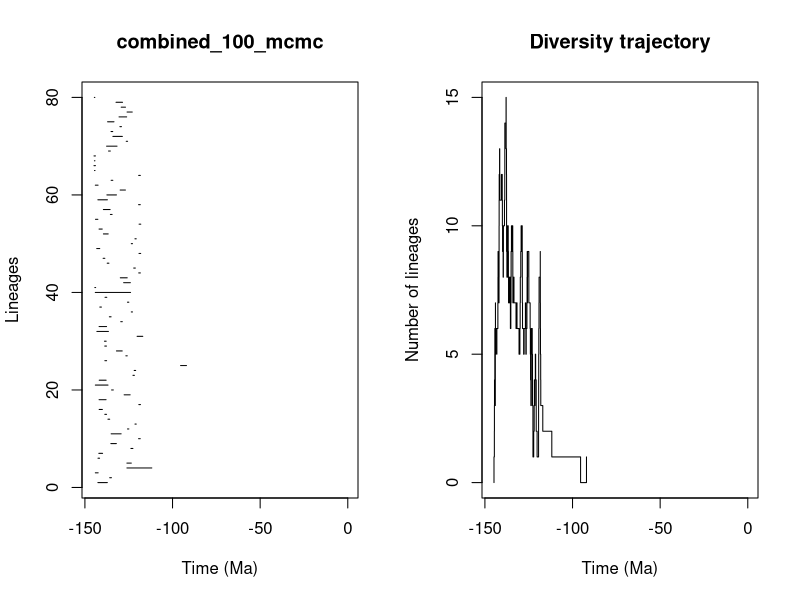

Source code (R):


pdf(file='/storage2/wonseop/Cyprideidae/2.PyRate_analyses/WAfSAm_std/pyrate_mcmc_logs/combined_100_mcmc_LTT.pdf',width=0.6*20, height=0.6*10)
title = "combined_100_mcmc"
ts=c(142.59213934841347, 135.84706146727467,144.0511889191792,126.02307715981159,126.03586304138038,142.53256282865829,142.05603036632365,123.7574161696517,135.19628473629732,119.37842359664596,135.02476347405474,125.70475708061079,121.42938378076781,136.84827537893378,138.64171117596177,141.87947518745185,119.23001544219441,141.91309854121542,127.61313827369273,134.7775503403934,144.0484874884749,141.84155851469515,122.58275600778009,121.88234287479875,95.40275059312593,138.6132286581366,126.62324038784385,132.0015650192602,138.67048040361402,138.84213081811816,120.21944690619905,143.16898322367223,141.90847384478843,129.5430170469305,136.04957283398835,123.53165467946681,141.49538193394935,125.71611413814138,138.5130433180732,144.07754107613073,144.34560607199072,127.89824329681296,129.80180177409773,119.29174761901618,122.15199346763468,137.2822705588756,139.6056504349243,119.1337018288383,143.24959449772498,123.53323769426693,121.44170423939241,139.43861711246112,141.93552498468986,119.08914696147964,143.95637185373852,135.46311043686435,139.46293636505365,119.36685538205383,142.60057900408003,137.45407116298165,129.88552009409096,144.0604933625336,135.0335313615636,119.32552366723667,144.52222050456507,144.8252304116041,144.57316741319414,144.8157715504255,136.5148670296503,137.62945527296276,126.42422555805557,134.04335765200653,135.09180802811028,130.0301200516505,137.05486735532358,130.52455223231232,125.93777857181571,129.28967039364392,132.2464757329773,144.60733650480503)
te=c(137.20334448652486, 134.8610503480535,142.44977928814288,111.82712557702577,123.53087051606518,141.63517410656107,139.9174715110551,122.60361060623607,132.05884466426664,118.42008430659307,129.33337230438303,124.92415314502146,120.71427368877688,135.85966866700667,137.64951620716207,140.03077012278123,118.30116546460464,137.93313587350875,124.18914632335324,133.78088186648867,136.81433154233545,137.87417479790798,121.76542751252511,121.0377407185672,92.04276339450396,137.61956883572836,125.84106618329182,128.70529089486897,137.6843870082301,137.85897598068982,116.97334949578494,136.58508953569537,137.63486264126644,128.66110046813466,135.0596437365174,122.83977885693857,140.56801024467245,124.9338567515975,137.514557100641,123.9526725778558,143.86314678154778,124.06318167973679,125.85463948661487,118.34175044273444,121.224832799518,136.30026624090243,138.6251056204162,118.16646799861998,141.5331459760798,122.84051389251893,120.71848524658245,136.69154265126653,140.11460645437455,118.11757056373565,142.60725049035491,134.48650163567635,135.61647636069364,118.39881581876818,137.15404684527846,131.99428915825158,126.89007615969157,142.49479012570123,134.0664094122641,118.37430956127562,144.23437192658926,143.97693059164592,144.2816906488065,143.9932907819678,135.49529369462695,131.67798318937187,125.64455281032811,128.63353381578818,134.11577594455943,129.1416535484855,133.40704074709748,126.17782728656287,122.99069948392483,126.84698348428483,128.53421290573905,144.32388244212441)
div_traj=c(0, 1,2,3,4,5,6,5,4,3,4,5,6,7,6,5,6,5,6,7,6,7,8,9,8,7,8,9,10,11,12,13,12,11,12,11,10,9,8,9,10,11,12,13,14,13,14,15,14,13,12,11,10,9,10,9,8,9,10,9,8,9,10,9,8,7,8,7,8,7,8,7,6,7,8,9,8,9,10,9,10,9,8,7,8,7,6,7,6,7,6,5,6,7,8,9,10,9,10,9,8,7,6,5,6,7,6,5,6,7,6,7,8,9,8,7,8,9,8,7,6,5,4,3,4,5,6,5,4,3,2,1,2,3,4,3,4,5,4,3,2,1,2,3,4,5,6,7,8,9,8,7,6,5,4,3,2,1,0,1)
time_events=c(144.8252304116041, 144.8157715504255,144.60733650480503,144.57316741319414,144.52222050456507,144.34560607199072,144.32388244212441,144.2816906488065,144.23437192658926,144.07754107613073,144.0604933625336,144.0511889191792,144.0484874884749,143.9932907819678,143.97693059164592,143.95637185373852,143.86314678154778,143.24959449772498,143.16898322367223,142.60725049035491,142.60057900408003,142.59213934841347,142.53256282865829,142.49479012570123,142.44977928814288,142.05603036632365,141.93552498468986,141.91309854121542,141.90847384478843,141.87947518745185,141.84155851469515,141.63517410656107,141.5331459760798,141.49538193394935,140.56801024467245,140.11460645437455,140.03077012278123,139.9174715110551,139.6056504349243,139.46293636505365,139.43861711246112,138.84213081811816,138.67048040361402,138.64171117596177,138.6251056204162,138.6132286581366,138.5130433180732,137.93313587350875,137.87417479790798,137.85897598068982,137.6843870082301,137.64951620716207,137.63486264126644,137.62945527296276,137.61956883572836,137.514557100641,137.45407116298165,137.2822705588756,137.20334448652486,137.15404684527846,137.05486735532358,136.84827537893378,136.81433154233545,136.69154265126653,136.58508953569537,136.5148670296503,136.30026624090243,136.04957283398835,135.85966866700667,135.84706146727467,135.61647636069364,135.49529369462695,135.46311043686435,135.19628473629732,135.09180802811028,135.0596437365174,135.0335313615636,135.02476347405474,134.8610503480535,134.7775503403934,134.48650163567635,134.11577594455943,134.0664094122641,134.04335765200653,133.78088186648867,133.40704074709748,132.2464757329773,132.05884466426664,132.0015650192602,131.99428915825158,131.67798318937187,130.52455223231232,130.0301200516505,129.88552009409096,129.80180177409773,129.5430170469305,129.33337230438303,129.28967039364392,129.1416535484855,128.70529089486897,128.66110046813466,128.63353381578818,128.53421290573905,127.89824329681296,127.61313827369273,126.89007615969157,126.84698348428483,126.62324038784385,126.42422555805557,126.17782728656287,126.03586304138038,126.02307715981159,125.93777857181571,125.85463948661487,125.84106618329182,125.71611413814138,125.70475708061079,125.64455281032811,124.9338567515975,124.92415314502146,124.18914632335324,124.06318167973679,123.9526725778558,123.7574161696517,123.53323769426693,123.53165467946681,123.53087051606518,122.99069948392483,122.84051389251893,122.83977885693857,122.60361060623607,122.58275600778009,122.15199346763468,121.88234287479875,121.76542751252511,121.44170423939241,121.42938378076781,121.224832799518,121.0377407185672,120.71848524658245,120.71427368877688,120.21944690619905,119.37842359664596,119.36685538205383,119.32552366723667,119.29174761901618,119.23001544219441,119.1337018288383,119.08914696147964,118.42008430659307,118.39881581876818,118.37430956127562,118.34175044273444,118.30116546460464,118.16646799861998,118.11757056373565,116.97334949578494,111.82712557702577,95.40275059312593,92.04276339450396)
                par(mfrow=c(1,2))
                L = length(ts)

                # First plot
                plot(ts, 1:L , xlim=c(-max(ts)-1,0), pch=20, type="n", main=title,xlab="Time (Ma)",ylab="Lineages")
                for (i in 1:L){segments(x0=-te[i],y0=i,x1=-ts[i],y1=i)}    

                # Second plot
                t = -time_events
                plot(div_traj ~ t,type="s", main = "Diversity trajectory",xlab="Time (Ma)",ylab="Number of lineages",xlim=c(-max(ts)-1,0))
                abline(v=c(65,200,251,367,445),lty=2,col="gray")

                # Explicitly close the PDF device
                dev.off()
                